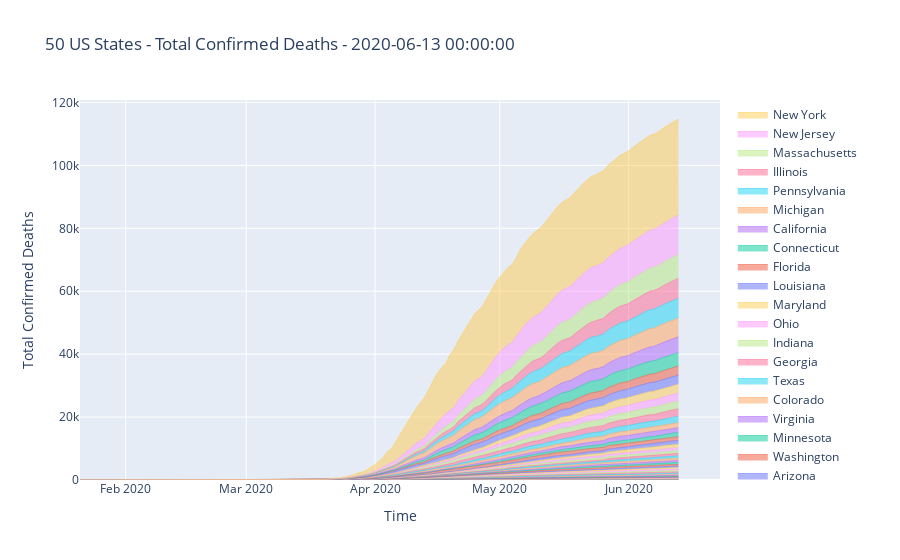

Notebook code for this chart:
### Code cell
# Import libraries

import plotly.graph_objects as go

# Get the latest date
latest_covid_df = covid_df[covid_df.date == covid_df.date.max()]
us_state_df = covid_df.groupby(['date', 'state'], as_index=False).sum()
us_state_df['date2'] = us_state_df['date'].astype('str')
max_date = covid_df.date.max()

fig = go.Figure()

states = latest_covid_df.groupby(['state'], as_index=False).sum().sort_values('deaths', ascending=False).head(50).state.values
for astate in reversed(states):
    astate_df = us_state_df[us_state_df['state'] == astate]
    fig.add_trace(go.Scatter(
        x=astate_df['date'], y=astate_df['deaths'],
        mode='lines',
        line=dict(width=0.5),
        stackgroup='one',
        name=astate
    ))

fig.update_layout(
    title = '50 US States - Total Confirmed Deaths - {0}'.format(max_date),
    showlegend=True,
    xaxis_type='date',
    xaxis=dict(
        range=(us_state_df.date.min(), us_state_df.date.max() + dt.timedelta(days=10)), title='Time'
    ),
    yaxis=dict(
        type='linear',
        title='Total Confirmed Deaths'
    ))

fig.show()
